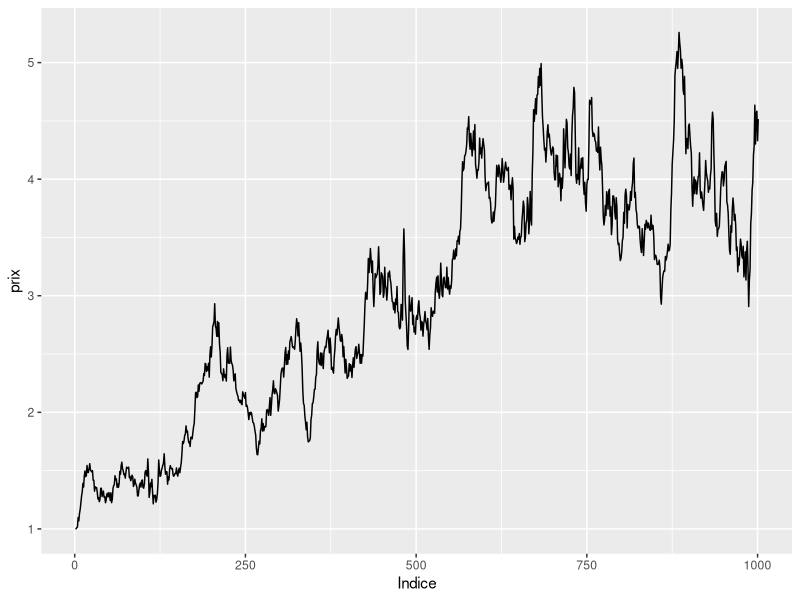

Write the R code that produced this figure. (Note: this script raises an error after producing the figure.)
#----------------- Simulation_series -----------------------
## Quelques fonctions utiles pour la simulation de séries financières avec le modèle GARCH(1,1)
## Il y a notamment la fonction de reconstitution des prix à partir des rendements

library(ggplot2)

###----- Reconstitution des prix à partir des rendements ----------
# On normalise le premier prix à 1
courbe_prix_w_rendements <- function(rendements){
  n = length(rendements)
  prix = c(1) # le premier prix
  for(i in 1:n){
    prix[i+1]=prix[i]*exp(rendements[i])
  }
  m=n+1
  df = cbind(Indice = 1:m,prix)
  df = as.data.frame(df)
  
  gg_prix = ggplot(df)+geom_line(aes(x=Indice,y=prix))
  gg_prix
}


###------------------------------------------
# Simulation de n carrés de rendement pour un GARCH(1,1) de paramètres theta et 
# avec un rendement au carré initial

simulation_epsilon <- function(n,theta, loi_eta =rnorm, sigma_init = sqrt(theta[1]/(1-theta[2]-theta[3]))){
  
  etas = rnorm(n)
  etas2 = etas**2
  sigmas2 = c(sigma_init**2)
  
  for(i in 2:n){
    sigmas2[i] = theta[1] + sigmas2[i-1]*(theta[2]*etas2[i-1]+theta[3])
  }
  
  epsilons2 = etas2*sigmas2
  epsilons = sign(etas)*sqrt(epsilons2)
  return(epsilons)
}

# Exempe d'utilisation des deux premières fonctions
theta = c(0.0001,0.05,0.87)
df = simulation_epsilon(1000,theta)
courbe_prix_w_rendements(df)







# A FAIRE
###-------------------------------------
simulation_epsilon_avec_changement_GARCH <- function(n,theta_1,theta_2){
  n_changement = n%/%2
  
}


simu_eps2(1000,0.06,0.5,c(0.01,0.1,0.5))
